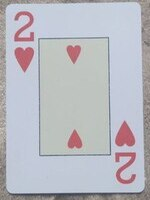
//> input picture 08.04.25/cards/2H.png, 150 x 200 px; its folder holds only this picture in this run
$ ./Cards   (built with g++ and OpenCV 4)
//> lines starting //> are read from the running program, lines starting //| are printed output that depends on the picture; after the words box and inside, x2 and y2 are one past the last pixel; in counts of white or black regions, pixels touching at a corner belong together
#include <filesystem>
#include <opencv2/opencv.hpp>
#include <iostream>

using namespace std;
using namespace cv;
namespace fs = filesystem;

vector<DMatch> ratioTest(const vector<vector<DMatch>>& matches12, double ratio) {
    vector<DMatch> good_matches;
    for (const auto& match : matches12) {
        if (match.size() >= 2 && match[0].distance < ratio * match[1].distance) {
            good_matches.push_back(match[0]);
        }
    }
    return good_matches;
}

bool parseImage(const fs::path& img_path, Ptr<SIFT>& sift, vector<Mat>& images, vector<vector<KeyPoint>>& keypoints, vector<Mat>& descriptors, vector<string>& names) {
    Mat image = imread(img_path.string());
//> image is the input picture: 200 rows x 150 cols, CV_8UC3; mean B, G, R 192.7, 185.6, 185.1
    if (image.empty()) {
        cout << "Ошибка парсинга: " << img_path << endl;
        return false;
    }

    vector<KeyPoint> keypoint;
    Mat desc;
    sift->detectAndCompute(image, noArray(), keypoint, desc);
//> keypoint = 101 keypoints; strongest (x, y, size): (32, 34, 2.8), (16, 18, 3), (133, 176, 3.1), (125, 136, 11.5)

    names.push_back(img_path.stem().string());
    images.push_back(image);
    keypoints.push_back(keypoint);
//> keypoints = 1 item
    descriptors.push_back(desc);
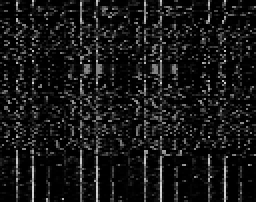
//> descriptors[0]: 101 rows x 128 cols, CV_32FC1 (shown 2 times larger); min 0, max 214, mean 23

    cout << "Парсинг: " << img_path << endl;
    return true;
}

Mat matchImages(const Mat& target, const vector<Mat>& images, const vector<vector<KeyPoint>>& keypoints, const vector<Mat>& descriptors, const vector<string>& names, Ptr<SIFT>& sift) {
    Mat imgMatches = target.clone();
    BFMatcher matcher(NORM_L2);

    vector<KeyPoint> targetKeypoints;
    Mat targetDescriptors;
    sift->detectAndCompute(target, noArray(), targetKeypoints, targetDescriptors);

    for (size_t i = 0; i < names.size(); i++) {
        if (descriptors[i].empty() || targetDescriptors.empty())
            continue;

        vector<vector<DMatch>> matches;
        matcher.knnMatch(descriptors[i], targetDescriptors, matches, 2);

        auto good_matches = ratioTest(matches, 0.75);

        if (good_matches.size() < 4)
            continue;

        vector<Point2f> points_sample, points_target;
        for (int j = 0; j < good_matches.size(); j++) {
            points_sample.push_back(keypoints[i][good_matches[j].queryIdx].pt);
            points_target.push_back(targetKeypoints[good_matches[j].trainIdx].pt);
        }

        Mat H = findHomography(points_sample, points_target, RANSAC);

        if (H.empty())
            continue;

        vector<Point2f> corners_sample = { {0, 0}, {static_cast<float>(images[i].cols), 0},
                                          {static_cast<float>(images[i].cols), static_cast<float>(images[i].rows)}, {0, static_cast<float>(images[i].rows)} };
        vector<Point2f> corners_target;

        perspectiveTransform(corners_sample, corners_target, H);

        double area = contourArea(corners_target);
        if (area < 1000) continue;

        for (int j = 0; j < 4; j++) {
            line(imgMatches, corners_target[j], corners_target[(j + 1) % 4], Scalar(255, 0, 0), 3);
        }

        Point2f center(0, 0);
        for (const auto& pt : corners_target)
            center += pt;
        center *= (1.0 / corners_target.size());

        int baseline = 0;
        Size textSize = getTextSize(names[i], FONT_HERSHEY_SIMPLEX, 0.7, 2, &baseline);
        Point2f text_pos = center - Point2f(textSize.width / 2.0, textSize.height / 2.0);
        putText(imgMatches, names[i], text_pos, FONT_HERSHEY_SIMPLEX, 0.7, Scalar(0, 215, 255), 2);
    }

    return imgMatches;
}

int main() {
    setlocale(LC_ALL, "ru");
    vector<string> names;
    vector<Mat> images;
    vector<vector<KeyPoint>> keypoints;
    vector<Mat> descriptors;

    Ptr<SIFT> sift = SIFT::create();

    string path("cards");
    for (auto& p : fs::recursive_directory_iterator(path)) {
        if (p.path().extension() == ".png") {
            if (!parseImage(p.path(), sift, images, keypoints, descriptors, names)) {
                continue;
            }
//> keypoints = 1 item; names = 1 item
        }
    }

    Mat cards = imread("cards.png");
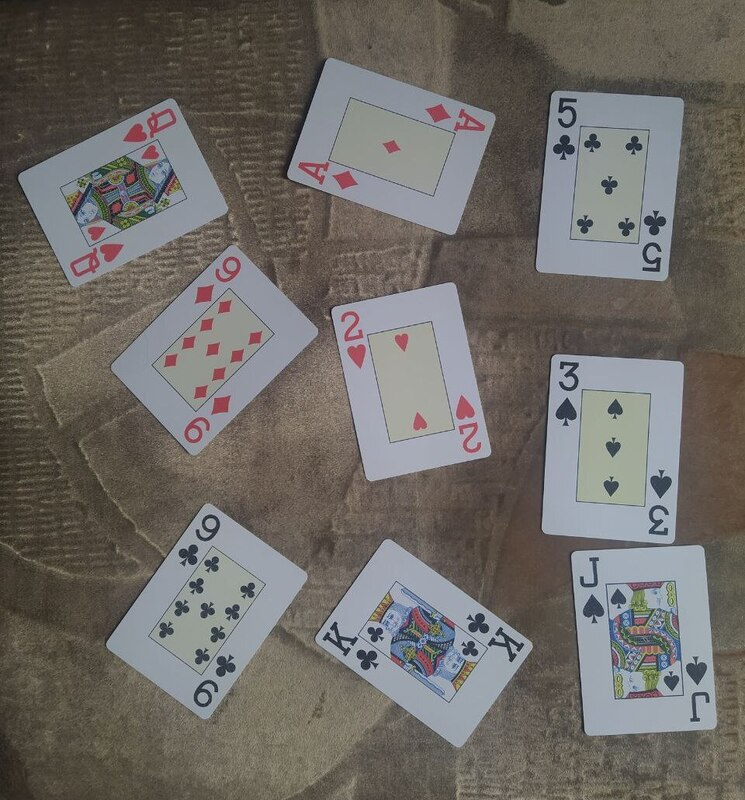
//> input picture 08.04.25/cards.png, 745 x 800 px
//> cards is the input picture: 800 rows x 745 cols, CV_8UC3; mean B, G, R 101.9, 106.2, 110
    if (cards.empty()) {
        cout << "Ошибка" << endl;
        return -1;
    }

    Mat imgMatches = matchImages(cards, images, keypoints, descriptors, names, sift);
//> in matchImages, `sift->detectAndCompute(target, noArray(), targetKeypoints, targetDescr..`: targetKeypoints = 1941 keypoints; strongest (x, y, size): (381, 638, 2.2), (567, 411, 11.8), (566, 424, 3), (375, 665, 2.9)
//> the loop in matchImages, `for (size_t i = 0; i < names.size(); i++)` made 1 pass
//> (matches, good_matches, corners_sample, area, center, baseline, textSize, text_pos) on pass 1: (101 matches, 21 matches, 4 Points (x, y): [0, 0], [150, 0], [150, 200], [0, 200], 26681.3, Point(411.5, 384), 7, Size(31, 16), Point(396, 376))
//> pass 1, in matchImages, `putText(imgMatches, names[i], text_pos, FONT_HERSHEY_SIMPLEX, 0.7, Sca..`:
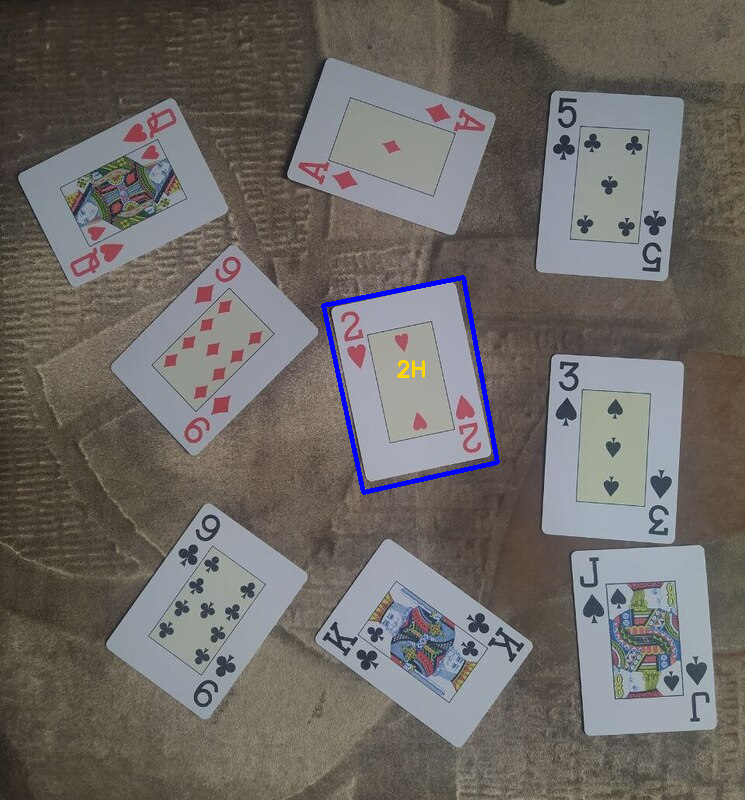
//> imgMatches: 800 rows x 745 cols, CV_8UC3; 0.57% of pixels changed, all inside (x1, y1, x2, y2) = (321, 275, 500, 495)

    imshow("Обнаруженные карты", imgMatches);
    imwrite("Обнаруженные карты.png", imgMatches);
    while ((waitKey() & 0xEFFFFF) != 27);
//> the Esc key is pressed

    return 0;
}
